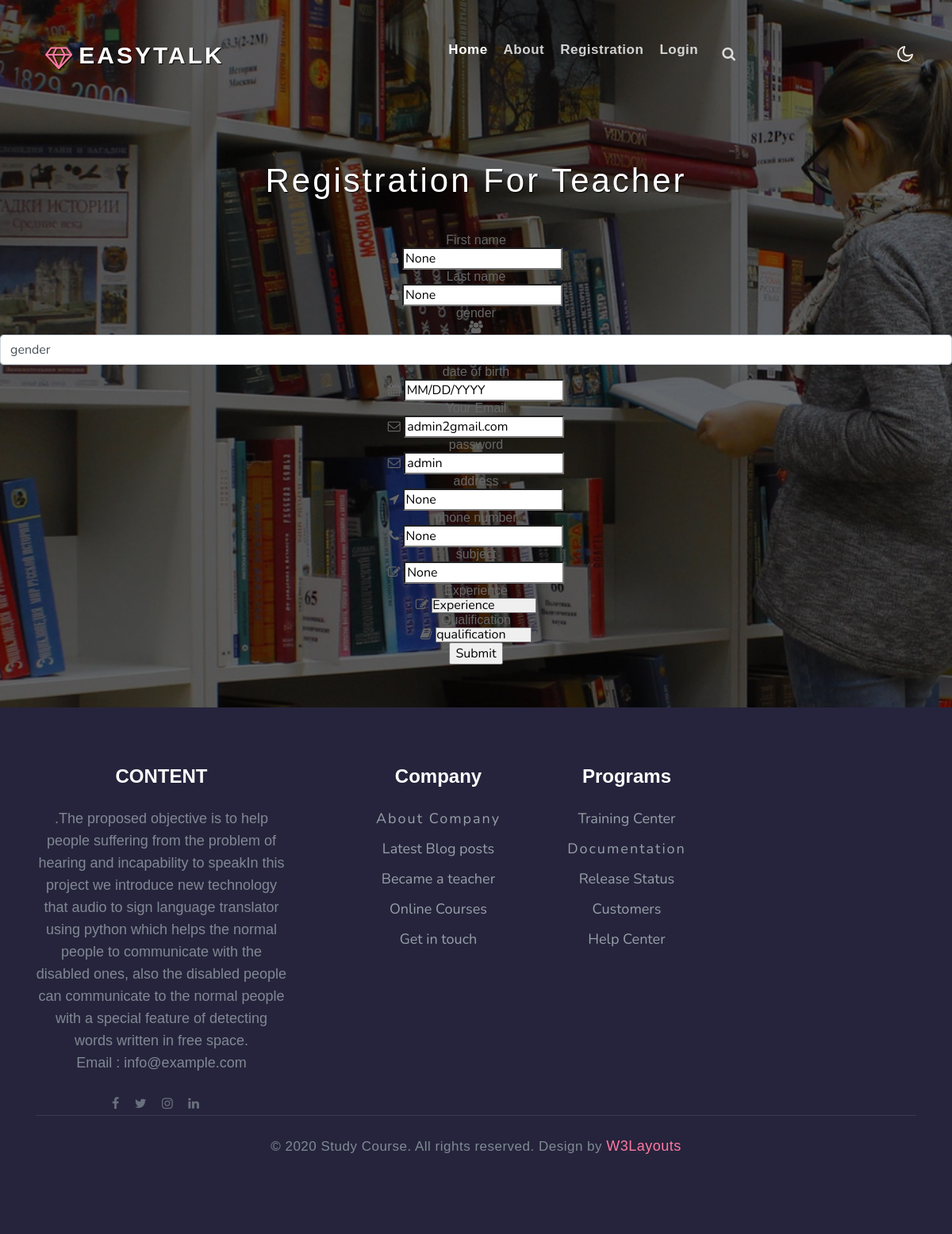
The app's page /edit_tech/1, older data.
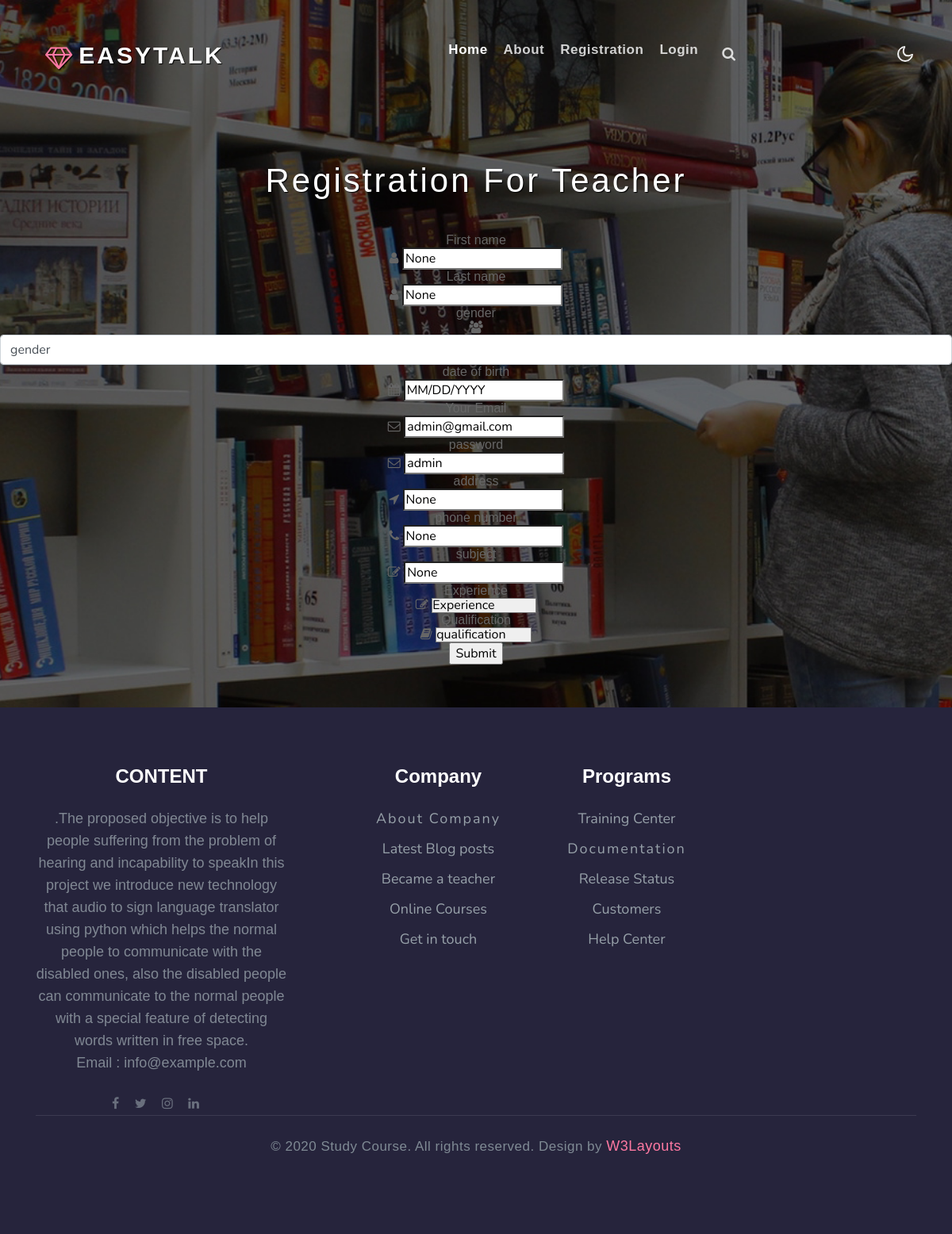
The same page, newer data.
### sign/models.py (models this page shows)
class registration(db.Model, UserMixin):
    id=db.Column(db.Integer, primary_key=True)
    fname = db.Column(db.String(80))
    lname = db.Column(db.String(80))
    address= db.Column(db.String (80))
    email= db.Column(db.String(80))
    contact= db.Column(db.String (10))
    password = db.Column(db.String(80))
    usertype = db.Column(db.String(80))
    age = db.Column(db.String(80))
    gender = db.Column(db.String(80))
    dob = db.Column(db.String(80))
    Image=db.Column(db.String(80))
    qualification=db.Column(db.String(80))
    experience=db.Column(db.String(80))
    status=db.Column(db.String(80),default='NULL')
    sub=db.Column(db.String(80))

### sign/routes.py (the view, shortened to what this page needs)
@login_required
@app.route('/edit_tech/<int:id>')
def edit_tech(id):
    c= registration.query.get_or_404(id)
    return render_template("edit_tech.html",c=c)

### sign/templates/edit_tech.html (shortened to what this page needs)
{% extends 'layout.html' %}
{% block content %}
<!DOCTYPE html>
<html>
	<head>
	<link rel="stylesheet" href="../static/registeration/css/style.css"/>
	<link href="../static/registeration/css/style.css" rel="stylesheet" type="text/css" media="all"/>
	<link rel="stylesheet" href="../static/registeration/css/font-awesome.css">
</head>
<body>
	<br><br><br><br><br><br><br><br><br>
<div class="w3l-head">
<h1>registration for teacher</h1>
</div>
<div class="w3ls-form">
<form method="post" enctype="multipart/form-data">
	<div class="w3l-last-grid1">
		<div class="w3l-last-grid1">
			<div class="w3l-grid1">
				<label class="text">First name</label>
				<div class="w3l-div">
					<i class="fa fa-user" aria-hidden="true"></i>
					<input type="text" name="fname" placeholder="first name" required="" value="{{c.fname}}"   />
				</div>
			</div>
			<div class="w3l-grid2">
			<label class="text">Last name</label>
			<div class="w3l-div">
				<i class="fa fa-user" aria-hidden="true"></i>
				<input type="text" name="lname" placeholder="last name" required="" value="{{c.lname}}"/>
			</div>
			</div>
		</div>
		<div class="w3l-last-grid1">
			<div class="w3l-grid1">
				<label class="text">gender</label>
				<div class="w3l-div">
					<i class="fa fa-users" aria-hidden="true"></i>
					<select class="form-control" required="" name="gender" value="{{c.gender}}">
						<option>gender</option>
					</select>
				</div>
			</div>
			<div class="w3l-grid2">
				<label class="text">date of birth</label>
				<div class="w3l-div">
					<i class="fa fa-calendar" aria-hidden="true"></i>
					<input type="text" class="date" id="datepicker" name="dob" placeholder="dob" value="MM/DD/YYYY" onfocus="this.value = '';" onblur="if (this.value == '') {this.value = 'MM/DD/YYYY';}" required="" value="{{c.dob}}"/>
				</div>
			</div>
		</div>
		<div class="w3l-last-grid1">
			<div class="w3l-grid1">
				<label class="text">Your Email</label>
				<div class="w3l-div">
					<i class="fa fa-envelope-o" aria-hidden="true"></i>
					<input type="email" name="email" placeholder="e-mail" required="" value="{{c.email}}"/>
				</div>
			</div>
			<div class="w3l-grid2">
				<label class="text">password</label>
				<div class="w3l-div">
					<i class="fa fa-envelope-o" aria-hidden="true"></i>
					<input type="text" name="password" placeholder="password" required="" value="{{c.password}}"/>
				</div>
			</div>
	    </div>
		<div class="w3l-last-grid1">
			<div class="w3l-grid1">
				<label class="text">address</label>
				<div class="w3l-div">
					<i class="fa fa-location-arrow" aria-hidden="true"></i>
					<input type="text" name="address" placeholder="current address" required="" value="{{c.address}}"/>
				</div>
			</div>
			<div class="w3l-grid2">
				<label class="text">phone number</label>
				<div class="w3l-div">
					<i class="fa fa-phone" aria-hidden="true"></i>
					<input type="text" name="contact" placeholder="phone number" required="" value="{{c.contact}}"/>
				</div>
			</div>
        </div>
        <div class="w3l-right-grid1">
            <div class="w3l-grid1">
                <label class="text"> <span>subject</span></label>
                <div class="w3l-div">
					<i class="fa fa-pencil-square-o" aria-hidden="true"></i>
					<input type="text" name="sub" placeholder="subject" required="" value="{{c.sub}}"/>
				</div>
			</div>
			<div class="w3l-right-grid2">
				<div class="w3l-grid1">
					<label class="text"> <span>Experience</span></label>
						<div class="w3l-div">
						<i class="fa fa-pencil-square-o" aria-hidden="true"></i>
							<select class="form-contro3" required name="experience" value="{{c.experience}}">
								<option>Experience</option>
							</select>
						</div>
				</div>
			<div class="w3l-grid2">
                <label class="text">Qualification</label>
				<div class="w3l-div">
					<i class="fa fa-book" aria-hidden="true"></i>
					<select class="form-contro2" required name="qualification">
						<option>qualification</option>
					</select>
				</div>
			</div>
			</div>
		<div class="w3ls-submit">
			<input type="submit" value="Submit">
		</div>
		</div>
		</div><br><br><br>
</form>
</div></body>
{% endblock %}

### sign/templates/layout.html (shortened to what this page needs)
<!doctype html>
<html lang="en">
  <head>
    <link rel="stylesheet" href="../static/css/style-starter.css">
    </head>
  <body>
  <header id="site-header" class="fixed-top">
    <div class="container">
    <nav class="navbar navbar-expand-lg navbar-dark stroke">
      <h1>
        <a class="navbar-brand" href="index.html">
          <span class="fa fa-diamond"></span><B>EASYTALK</B></a>
      </h1>&nbsp;&nbsp;&nbsp;&nbsp;&nbsp;&nbsp;&nbsp;&nbsp;&nbsp;&nbsp;&nbsp;&nbsp;&nbsp;&nbsp;&nbsp;&nbsp;
      <div class="collapse navbar-collapse" id="navbarTogglerDemo02">
        <ul class="navbar-nav mx-lg-auto">
          {% if session['ut'] == 'emp' %}
              <a class="nav-link" href="/">Home <span class="sr-only">(current)</span></a>
            </li>&nbsp;&nbsp;&nbsp;&nbsp;&nbsp;&nbsp;&nbsp;
          <li class="nav-item @@about__active">
            <a class="nav-link" href="/add_job">Add JOB Opporunity</a>
          </li>
          <li class="nav-item @@about__active">
            <a class="nav-link" href="/manage_job">View And Manage JOB Opporunity</a>
          </li>
          <li class="nav-item @@about__active">
            <a class="nav-link" href="/logout">View Applicant List</a>
          </li>
          <li class="nav-item @@about__active">
            <a class="nav-link" href="/logout">Logout</a>
          </li>
        </ul>
          {% elif session['ut'] == "disabled" %}
          <li class="nav-item active">
          <a class="nav-link" href="/">Home <span class="sr-only">(current)</span></a>
          </li>
          <li class="nav-item @@about__active">
          <a class="nav-link" href="/about">Logout</a>
          {% else %}
          <li class="nav-item active">
            <a class="nav-link" href="/">Home <span class="sr-only">(current)</span></a>
          </li>
           <li class="nav-item @@about__active">
              <a class="nav-link" href="/about">About</a>
            <li class="nav-item @@contact__active">
              <a class="nav-link" href="/reg">Registration</a>
            </li>
          <li class="nav-item @@contact__active">
            <a class="nav-link" href="/log">login</a>
          </li>
      {% endif %}
        <div class="search-right">
          <a href="#search" title="search"><span class="fa fa-search" aria-hidden="true"></span></a>
        </div>
      </div>
      <div class="mobile-position">
        <nav class="navigation">
          <div class="theme-switch-wrapper">
            <label class="theme-switch" for="checkbox">
              <div class="mode-container py-1">
                <i class="gg-moon"></i>
              </div>
            </label>
          </div>
        </nav>
      </div>
    </nav>
  </div>
</header>
{% block content %}
{% endblock %}
<section class="w3l-footer-29-main">
    <div class="footer-29 py-5">
      <div class="container py-md-4">
        <div class="row footer-top-29">
          <div class="col-lg-4 col-md-6 col-sm-7 footer-list-29 footer-1 pr-lg-5">
            <h6 class="footer-title-29">CONTENT </h6>
            <p>.The proposed objective is to help people suffering from the problem of hearing and incapability to speakIn this project we introduce
              new technology that audio to sign language translator using python which helps the normal people to communicate with the disabled
              ones, also the disabled people can communicate to the normal people with a special feature of detecting words written in free space. </p>
            <p>Email : <a href="mailto:info@example.com">info@example.com</a></p>
            <div class="main-social-footer-29 mt-4">
              <a href="#facebook" class="facebook"><span class="fa fa-facebook"></span></a>
              <a href="#twitter" class="twitter"><span class="fa fa-twitter"></span></a>
              <a href="#instagram" class="instagram"><span class="fa fa-instagram"></span></a>
              <a href="#linkedin" class="linkedin"><span class="fa fa-linkedin"></span></a>
            </div>
          </div>
          <div class="col-lg-3 col-md-6 col-sm-5 col-6 footer-list-29 footer-2 mt-sm-0 mt-5">
            <ul>
              <h6 class="footer-title-29">Company</h6>
              <li><a href="about.html">About company</a></li>
              <li><a href="#blog"> Latest Blog posts</a></li>
              <li><a href="#teacher"> Became a teacher </a></li>
              <li><a href="courses.html">Online Courses</a></li>
              <li><a href="contact.html">Get in touch</a></li>
            </ul>
          </div>
          <div class="col-lg-2 col-md-6 col-sm-5 col-6 footer-list-29 footer-3 mt-lg-0 mt-5">
            <h6 class="footer-title-29">Programs</h6>
            <ul>
              <li><a href="#traning">Training Center</a></li>
              <li><a href="#documentation">Documentation</a></li>
              <li><a href="#release">Release Status</a></li>
              <li><a href="#customers"> Customers</a></li>
              <li><a href="#helpcenter"> Help Center</a></li>
            </ul>
          </div>
    </div>
    <section class="w3l-copyright text-center">
      <div class="container">
        <p class="copy-footer-29">© 2020 Study Course. All rights reserved. Design by <a href="https://w3layouts.com/"
            target="_blank">
            W3Layouts</a></p>
      </div>
    </section>
  </section>
  </body>
  </html>

### sign/static/login/css/style.css (style rules this page uses)
html, body, div, span, applet, object, iframe, h1, h2, h3, h4, h5, h6, p, blockquote, pre, a, abbr, acronym, address, big, cite, code, del, dfn, em, img, ins, kbd, q, s, samp, small, strike, strong, sub, sup, tt, var, b, u, i, dl, dt, dd, ol, nav ul, nav li, fieldset, form, label, legend, table, caption, tbody, tfoot, thead, tr, th, td, article, aside, canvas, details, embed, figure, figcaption, footer, header, hgroup, menu, nav, output, ruby, section, summary, time, mark, audio, video { margin: 0; padding: 0; border: 0; font-size: 100%; font: inherit; vertical-align: baseline; }
article, aside, details, figcaption, figure, footer, header, hgroup, menu, nav, section { display: block; }
ol, ul { list-style: none; margin: 0px; padding: 0px; }
a { text-decoration: none; }
body { font-family: 'Source Sans Pro', sans-serif; font-size: 100%; background: url(../images/bg.jpg)no-repeat center; background-size: cover; -webkit-background-size: cover; -moz-background-size: cover; -o-background-size: cover; -ms-background-size: cover; text-align: center; }
h1 { font-size: 3.2em; font-weight: 300; text-transform: capitalize; color: #fff; text-shadow: 1px 1px 1px #000; letter-spacing: 3px; padding: 1em 1vw; text-align: center; font-family: 'Source Sans Pro', sans-serif; }
li:nth-child(2) a, label.switch { text-transform: capitalize; font-size: 14px; letter-spacing: 2px; }
@media (max-width:1920px) { h1 { font-size: 3.5vw; } }

Row changes from the older to the newer data that the page shows:
changed registration "None": email "admin2gmail.com" → "admin@gmail.com"
